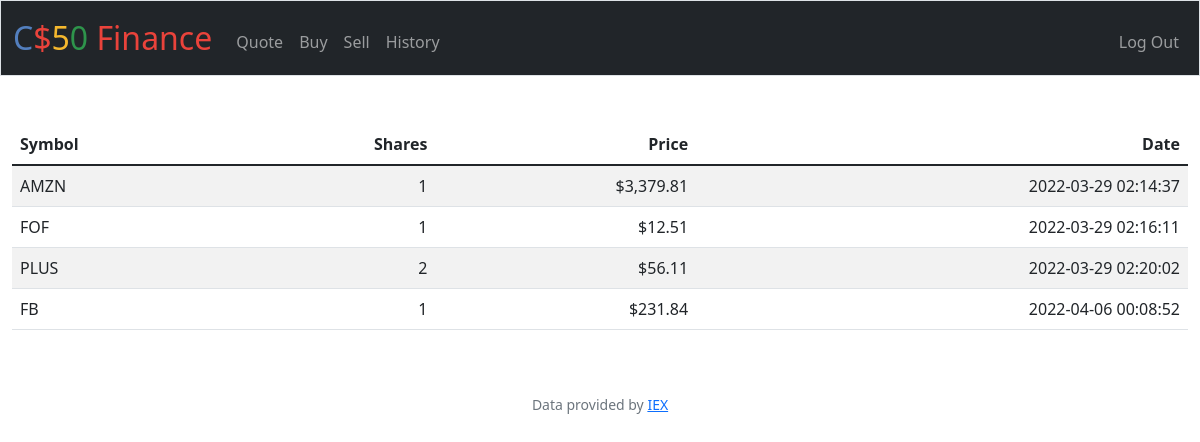
Screenshot of /history (signed in) with the database file from the repository.
### tables this page shows
CREATE TABLE transactions (
 	trans_id INTEGER PRIMARY KEY AUTOINCREMENT NOT NULL, 
 	id INTEGER, 
 	stock_symbol varchar NOT NULL, 
 	share_price float NOT NULL, 
 	share_amount int NOT NULL, 
 	date_time DATETIME NOT NULL,
 	FOREIGN KEY (id) REFERENCES users(id)
    );

### app.py (the view)
@app.route("/history")
@login_required
def history():
    stocks = db.execute(
        "SELECT stock_symbol, share_amount, share_price, date_time FROM transactions WHERE id=? ORDER BY date_time", session["user_id"])
    return render_template("history.html", stocks=stocks)

### app.py (called while the page is built)
@app.after_request
def after_request(response):
    response.headers["Cache-Control"] = "no-cache, no-store, must-revalidate"
    response.headers["Expires"] = 0
    response.headers["Pragma"] = "no-cache"
    return response

### helpers.py (called while the page is built)
def login_required(f):
    @wraps(f)
    def decorated_function(*args, **kwargs):
        if session.get("user_id") is None:
            return redirect("/login")
        return f(*args, **kwargs)
    return decorated_function

def usd(value):
    return f"${value:,.2f}"

### templates/history.html (shortened to what this page needs)
{% extends "layout.html" %}
{% block main %}
    <table class="table table-striped">
        <thead>
            <tr>
                <th class="text-start">Symbol</th>
                <th class="text-end">Shares</th>
                <th class="text-end">Price</th>
                <th class="text-end">Date</th>
            </tr>
        </thead>
        <tbody>
            {% for i in stocks %}
            <tr>
                <td class="text-start">{{ i["stock_symbol"] }}</td>
                <td class="text-end">{{ i["share_amount"] }}</td>
                <td class="text-end">{{ i["share_price"] | usd }}</td>
                <td class="text-end">{{ i["date_time"] }}</td>
            </tr>
            {% endfor %}
        </tbody>
    </table>
{% endblock %}

### rows the page displays
transactions: stock_symbol "AMZN", share_amount "1", share_price "$3,379.81", date_time "2022-03-29 02:14:37"
transactions: stock_symbol "FOF", share_amount "1", share_price "$12.51", date_time "2022-03-29 02:16:11"
transactions: stock_symbol "PLUS", share_amount "2", share_price "$56.11", date_time "2022-03-29 02:20:02"
transactions: stock_symbol "FB", share_amount "1", share_price "$231.84", date_time "2022-04-06 00:08:52"
